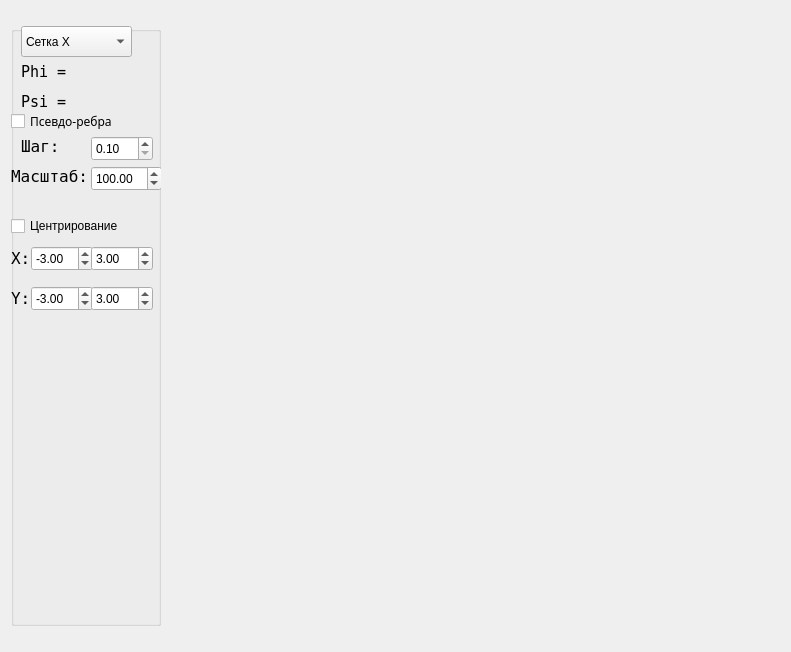
<?xml version="1.0" encoding="UTF-8"?>
<ui version="4.0">
 <class>Lab1</class>
 <widget class="QWidget" name="Lab1">
  <property name="geometry">
   <rect>
    <x>0</x>
    <y>0</y>
    <width>791</width>
    <height>652</height>
   </rect>
  </property>
  <property name="windowTitle">
   <string>Form</string>
  </property>
  <layout class="QHBoxLayout" name="horizontalLayout">
   <item>
    <widget class="QGroupBox" name="groupBox">
     <property name="maximumSize">
      <size>
       <width>150</width>
       <height>600</height>
      </size>
     </property>
     <property name="title">
      <string/>
     </property>
     <widget class="QLabel" name="label">
      <property name="geometry">
       <rect>
        <x>10</x>
        <y>30</y>
        <width>111</width>
        <height>31</height>
       </rect>
      </property>
      <property name="font">
       <font>
        <family>Andale Mono</family>
        <pointsize>11</pointsize>
       </font>
      </property>
      <property name="text">
       <string>Phi = </string>
      </property>
     </widget>
     <widget class="QLabel" name="label_2">
      <property name="geometry">
       <rect>
        <x>10</x>
        <y>60</y>
        <width>111</width>
        <height>31</height>
       </rect>
      </property>
      <property name="font">
       <font>
        <family>Andale Mono</family>
        <pointsize>11</pointsize>
       </font>
      </property>
      <property name="text">
       <string>Psi = </string>
      </property>
     </widget>
     <widget class="QComboBox" name="comboBox">
      <property name="geometry">
       <rect>
        <x>10</x>
        <y>0</y>
        <width>111</width>
        <height>31</height>
       </rect>
      </property>
      <property name="focusPolicy">
       <enum>Qt::StrongFocus</enum>
      </property>
      <item>
       <property name="text">
        <string>Сетка X</string>
       </property>
      </item>
      <item>
       <property name="text">
        <string>Сетка Y</string>
       </property>
      </item>
      <item>
       <property name="text">
        <string>Сетка XY</string>
       </property>
      </item>
     </widget>
     <widget class="QDoubleSpinBox" name="doubleSpinBox">
      <property name="geometry">
       <rect>
        <x>80</x>
        <y>110</y>
        <width>62</width>
        <height>25</height>
       </rect>
      </property>
      <property name="focusPolicy">
       <enum>Qt::StrongFocus</enum>
      </property>
      <property name="minimum">
       <double>0.100000000000000</double>
      </property>
      <property name="maximum">
       <double>1.500000000000000</double>
      </property>
      <property name="singleStep">
       <double>0.010000000000000</double>
      </property>
     </widget>
     <widget class="QLabel" name="label_3">
      <property name="geometry">
       <rect>
        <x>10</x>
        <y>100</y>
        <width>41</width>
        <height>41</height>
       </rect>
      </property>
      <property name="font">
       <font>
        <family>Andale Mono</family>
        <pointsize>12</pointsize>
       </font>
      </property>
      <property name="text">
       <string>Шаг:</string>
      </property>
     </widget>
     <widget class="QLabel" name="label_4">
      <property name="geometry">
       <rect>
        <x>0</x>
        <y>212</y>
        <width>21</width>
        <height>41</height>
       </rect>
      </property>
      <property name="font">
       <font>
        <family>Andale Mono</family>
        <pointsize>12</pointsize>
       </font>
      </property>
      <property name="text">
       <string>X:</string>
      </property>
     </widget>
     <widget class="QDoubleSpinBox" name="doubleSpinBox_1">
      <property name="geometry">
       <rect>
        <x>20</x>
        <y>220</y>
        <width>62</width>
        <height>25</height>
       </rect>
      </property>
      <property name="focusPolicy">
       <enum>Qt::StrongFocus</enum>
      </property>
      <property name="minimum">
       <double>-20.000000000000000</double>
      </property>
      <property name="maximum">
       <double>20.000000000000000</double>
      </property>
      <property name="singleStep">
       <double>1.000000000000000</double>
      </property>
      <property name="value">
       <double>-3.000000000000000</double>
      </property>
     </widget>
     <widget class="QDoubleSpinBox" name="doubleSpinBox_2">
      <property name="geometry">
       <rect>
        <x>80</x>
        <y>220</y>
        <width>62</width>
        <height>25</height>
       </rect>
      </property>
      <property name="focusPolicy">
       <enum>Qt::StrongFocus</enum>
      </property>
      <property name="minimum">
       <double>-20.000000000000000</double>
      </property>
      <property name="maximum">
       <double>20.000000000000000</double>
      </property>
      <property name="singleStep">
       <double>1.000000000000000</double>
      </property>
      <property name="value">
       <double>3.000000000000000</double>
      </property>
     </widget>
     <widget class="QDoubleSpinBox" name="doubleSpinBox_3">
      <property name="geometry">
       <rect>
        <x>20</x>
        <y>260</y>
        <width>62</width>
        <height>25</height>
       </rect>
      </property>
      <property name="focusPolicy">
       <enum>Qt::StrongFocus</enum>
      </property>
      <property name="minimum">
       <double>-20.000000000000000</double>
      </property>
      <property name="maximum">
       <double>20.000000000000000</double>
      </property>
      <property name="singleStep">
       <double>1.000000000000000</double>
      </property>
      <property name="value">
       <double>-3.000000000000000</double>
      </property>
     </widget>
     <widget class="QLabel" name="label_9">
      <property name="geometry">
       <rect>
        <x>0</x>
        <y>252</y>
        <width>21</width>
        <height>41</height>
       </rect>
      </property>
      <property name="font">
       <font>
        <family>Andale Mono</family>
        <pointsize>12</pointsize>
       </font>
      </property>
      <property name="text">
       <string>Y:</string>
      </property>
     </widget>
     <widget class="QDoubleSpinBox" name="doubleSpinBox_7">
      <property name="geometry">
       <rect>
        <x>80</x>
        <y>260</y>
        <width>62</width>
        <height>25</height>
       </rect>
      </property>
      <property name="focusPolicy">
       <enum>Qt::StrongFocus</enum>
      </property>
      <property name="minimum">
       <double>-20.000000000000000</double>
      </property>
      <property name="maximum">
       <double>20.000000000000000</double>
      </property>
      <property name="singleStep">
       <double>1.000000000000000</double>
      </property>
      <property name="value">
       <double>3.000000000000000</double>
      </property>
     </widget>
     <widget class="QCheckBox" name="checkBox">
      <property name="geometry">
       <rect>
        <x>0</x>
        <y>190</y>
        <width>131</width>
        <height>20</height>
       </rect>
      </property>
      <property name="text">
       <string>Центрирование</string>
      </property>
     </widget>
     <widget class="QLabel" name="label_5">
      <property name="geometry">
       <rect>
        <x>0</x>
        <y>130</y>
        <width>81</width>
        <height>41</height>
       </rect>
      </property>
      <property name="font">
       <font>
        <family>Andale Mono</family>
        <pointsize>12</pointsize>
       </font>
      </property>
      <property name="text">
       <string>Масштаб:</string>
      </property>
     </widget>
     <widget class="QDoubleSpinBox" name="doubleSpinBox_4">
      <property name="geometry">
       <rect>
        <x>80</x>
        <y>140</y>
        <width>71</width>
        <height>25</height>
       </rect>
      </property>
      <property name="focusPolicy">
       <enum>Qt::StrongFocus</enum>
      </property>
      <property name="minimum">
       <double>1.000000000000000</double>
      </property>
      <property name="maximum">
       <double>1000.000000000000000</double>
      </property>
      <property name="singleStep">
       <double>10.000000000000000</double>
      </property>
      <property name="value">
       <double>100.000000000000000</double>
      </property>
     </widget>
     <widget class="QCheckBox" name="checkBox_2">
      <property name="geometry">
       <rect>
        <x>0</x>
        <y>80</y>
        <width>131</width>
        <height>31</height>
       </rect>
      </property>
      <property name="font">
       <font>
        <family>Sans Serif</family>
        <pointsize>9</pointsize>
       </font>
      </property>
      <property name="text">
       <string>Псевдо-ребра</string>
      </property>
     </widget>
    </widget>
   </item>
   <item>
    <widget class="Lab1GLDrawer" name="widget" native="true"/>
   </item>
  </layout>
 </widget>
 <customwidgets>
  <customwidget>
   <class>Lab1GLDrawer</class>
   <extends>QWidget</extends>
   <header>lab1gldrawer.h</header>
   <container>1</container>
  </customwidget>
 </customwidgets>
 <resources/>
 <connections/>
</ui>
